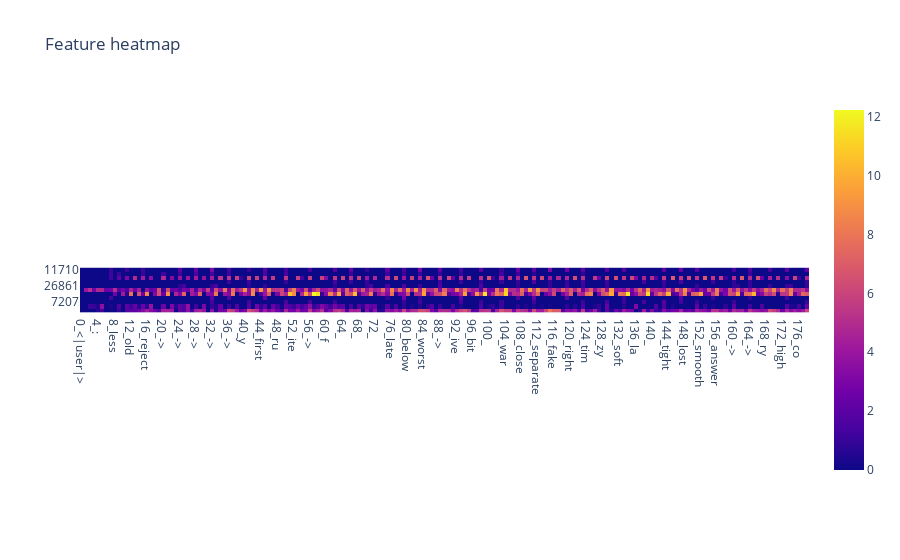

Notebook source saved alongside this figure:
### Code cell
px.imshow(heatmap, y = [str(x) for x in selected_features], x = token_labels, title="Feature heatmap")

### Figure 1 — Plotly figure (JSON) as saved in the notebook; plotly's stock layout.template omitted (floating-point values rounded to 4 significant figures; data arrays with more than 128 entries replaced by an {"elided": "..."} marker saying what was removed)
{"data": [{"coloraxis": "coloraxis", "hovertemplate": "x: %{x}<br>y: %{y}<br>color: %{z}<extra></extra>", "name": "0", "type": "heatmap", "x": {"elided": "179 str values"}, "xaxis": "x", "y": ["11710", "15961", "19817", "15631", "26861", "6267", "24847", "36112", "7207", "15234", "24086"], "yaxis": "y", "z": {"elided": "11x179 float values"}}], "layout": {"coloraxis": {"colorscale": [[0, "#0d0887"], [0.1111, "#46039f"], [0.2222, "#7201a8"], [0.3333, "#9c179e"], [0.4444, "#bd3786"], [0.5556, "#d8576b"], [0.6667, "#ed7953"], [0.7778, "#fb9f3a"], [0.8889, "#fdca26"], [1, "#f0f921"]]}, "title": {"text": "Feature heatmap"}, "xaxis": {"anchor": "y", "constrain": "domain", "domain": [0, 1], "scaleanchor": "y"}, "yaxis": {"anchor": "x", "autorange": "reversed", "constrain": "domain", "domain": [0, 1]}}}
